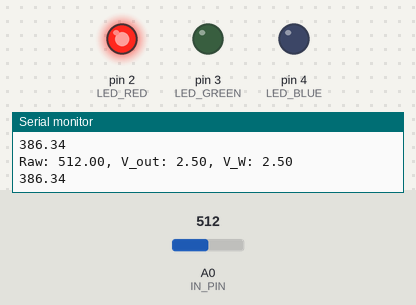
Simulated run of this sketch. Board: Arduino Uno, built with avr-gcc and run on an emulated ATmega328P. Parts: output pins drawn as LEDs (lit = HIGH), the last lines printed to the serial monitor. The inputs (shaded band) are chosen by the test bench; at power-on: A0 (IN_PIN) = 512.

Above: at 1.3 s.
1.4 s: A0 (IN_PIN) set to 663
2.9 s: A0 (IN_PIN) set to 692
At 3.9 s:
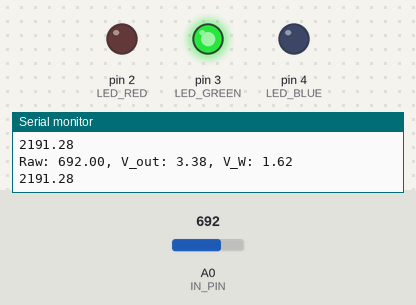
4.5 s: A0 (IN_PIN) set to 729
At 5.3 s:
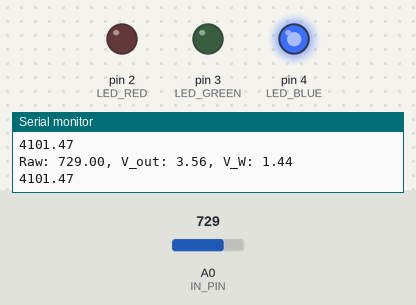
6.0 s: A0 (IN_PIN) set to 900
At 6.6 s:
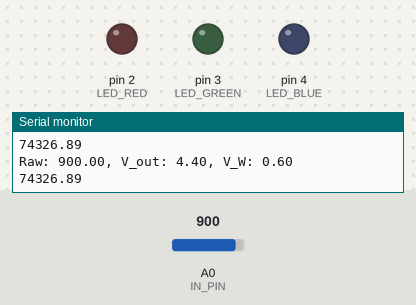
7.5 s: A0 (IN_PIN) set to 716
At 8.0 s:
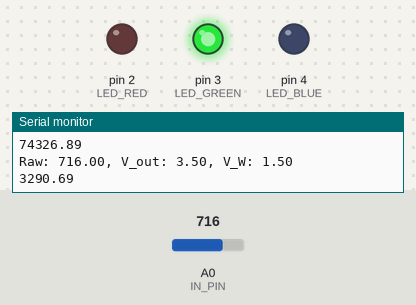
10.5 s: A0 (IN_PIN) set to 511
At 10.8 s:
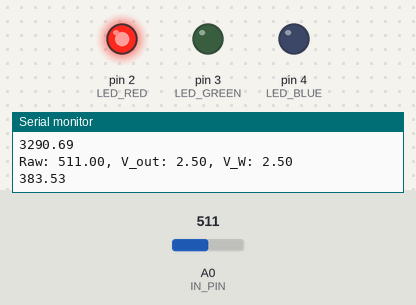
Timing chart, 0 to 13.5 s (numbered marks = the images above; inputs shaded):
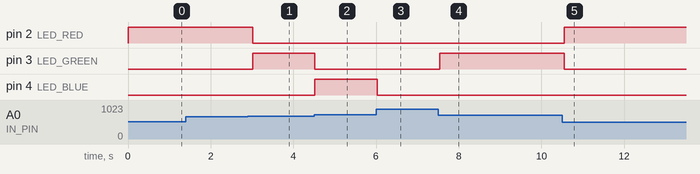

The sketch:

ect.ino
```cpp
/*
  Linn-Mar Science Olympiad Detector Building 2021 - 2022
*/

// initialize LEDs and Input Pin
int IN_PIN = 0;
int LED_RED = 2;
int LED_GREEN = 3;
int LED_BLUE = 4;

float ppm = 0;

// ppm thresholds TBD at competition
float redzone[2] = {0, 1666};
float greenzone[2] = {1667, 3333};
float bluezone[2] = {3334, 5000};

// the setup routine runs once when you press reset:
void setup() {
  pinMode(LED_RED, OUTPUT);
  pinMode(LED_GREEN, OUTPUT);
  pinMode(LED_BLUE, OUTPUT);
  pinMode(IN_PIN, INPUT);
  Serial.begin(9600);
}

// turns on LED based on threshold
void selectLED(float ppm)
{
  if( ppm >= redzone[0] && ppm <= redzone[1] )
  {
      digitalWrite(LED_RED, HIGH);
  }
  else if( ppm >= greenzone[0] && ppm <= greenzone[1] )
  {
      digitalWrite(LED_GREEN, HIGH);
  }
  else if( ppm >= bluezone[0] && ppm <= bluezone[1] )
  {
      digitalWrite(LED_BLUE, HIGH);
  }
}

// the loop routine runs over and over again forever:
void loop() {
  digitalWrite(LED_RED, LOW);
  digitalWrite(LED_GREEN, LOW);
  digitalWrite(LED_BLUE, LOW);

  // analog to digital conversion
  float rawValue = analogRead(IN_PIN);
  float vOut = rawValue * (5.0 / 1023.0);
  float vW = 5.0 - vOut;

  // print values
  Serial.print("Raw: ");
  Serial.print(rawValue);
  Serial.print(", V_out: ");
  Serial.print(vOut);
  Serial.print(", V_W: ");
  Serial.print(vW);
  Serial.println();

  // put volt to ppm to equation here

  //Exponential
  //ppm = (0.0000265258 * pow(28.5941, vOut)) * 1000;

  //Exponential Piecewise
  if(vOut < 3.168)
  {
    ppm = (0.00919202 * pow(4.4544, vOut)) * 1000;
  }

  if(vOut > 3.168)
  {
    ppm = (0.0000177423 * pow(32.0208, vOut)) * 1000;
  }


  Serial.print(ppm);
  Serial.println();

  selectLED(ppm);

  delay(500);
}
```

Measured:
- the behaviour switches between 675 and 676 on A0 (IN_PIN) (found by bisection; images 0 and 1)
- the behaviour switches between 716 and 717 on A0 (IN_PIN) (found by bisection; images 1 and 2)
- after the input at 2.9 s, pin 2 (LED_RED): HIGH → LOW after 0.11 s; pin 3 (LED_GREEN): LOW → HIGH after 0.12 s
- after the input at 4.5 s, pin 3 (LED_GREEN): HIGH → LOW at once; pin 4 (LED_BLUE): LOW → HIGH at once
- after the input at 6.0 s, pin 4 (LED_BLUE): HIGH → LOW at once
- after the input at 7.5 s, pin 3 (LED_GREEN): LOW → HIGH at once
- after the input at 10.5 s, pin 2 (LED_RED): LOW → HIGH after 0.05 s; pin 3 (LED_GREEN): HIGH → LOW after 0.05 s
